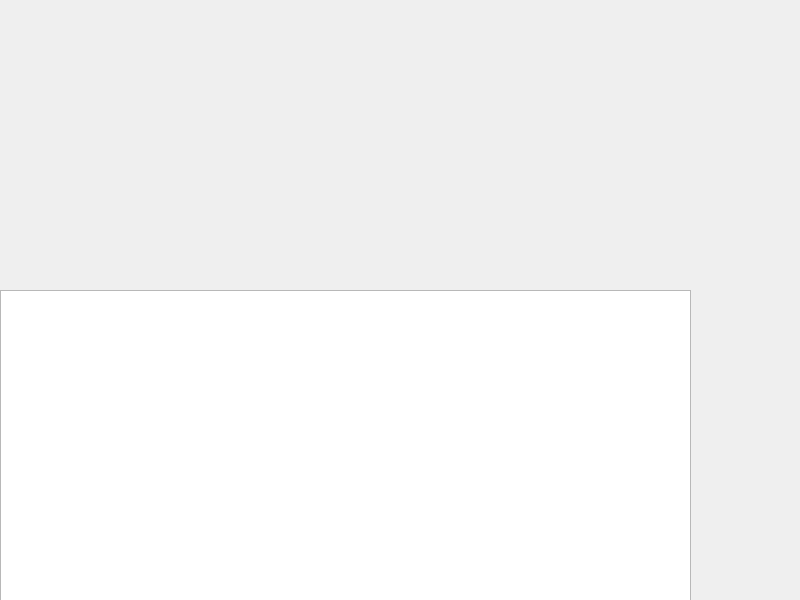
<?xml version="1.0" encoding="UTF-8"?>
<ui version="4.0">
 <class>MainWindow</class>
 <widget class="QMainWindow" name="MainWindow">
  <property name="geometry">
   <rect>
    <x>0</x>
    <y>0</y>
    <width>800</width>
    <height>600</height>
   </rect>
  </property>
  <property name="windowTitle">
   <string>Python Soundboard</string>
  </property>
  <widget class="QWidget" name="centralWidget">
   <widget class="QTableView" name="tableView">
    <property name="geometry">
     <rect>
      <x>0</x>
      <y>290</y>
      <width>691</width>
      <height>311</height>
     </rect>
    </property>
    <property name="cursor" stdset="0">
     <cursorShape>PointingHandCursor</cursorShape>
    </property>
    <property name="editTriggers">
     <set>QAbstractItemView::AnyKeyPressed|QAbstractItemView::DoubleClicked|QAbstractItemView::EditKeyPressed|QAbstractItemView::SelectedClicked</set>
    </property>
    <property name="dragDropOverwriteMode">
     <bool>false</bool>
    </property>
    <property name="selectionMode">
     <enum>QAbstractItemView::SingleSelection</enum>
    </property>
    <property name="selectionBehavior">
     <enum>QAbstractItemView::SelectRows</enum>
    </property>
   </widget>
  </widget>
 </widget>
 <resources/>
 <connections/>
</ui>
